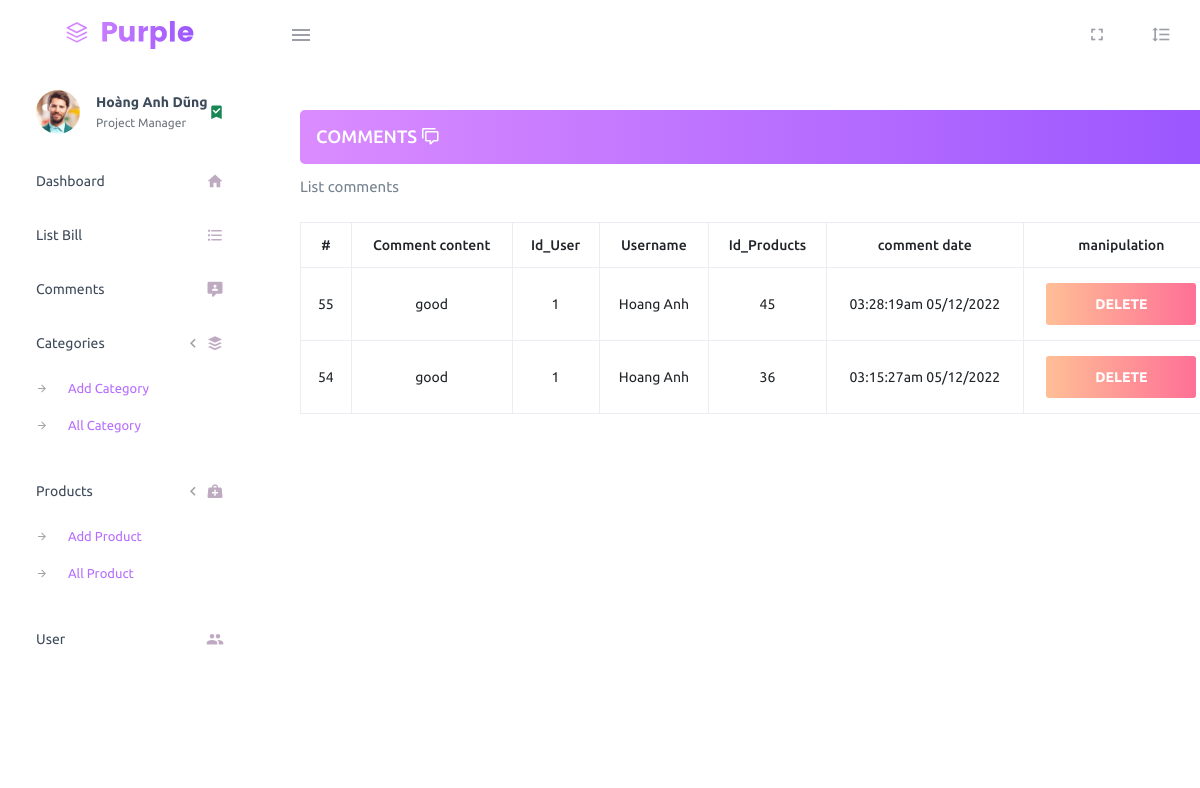
Screenshot of /PurpleAdmin-Free-Admin-Template-master/index.php?act=list_comments with the database file from the repository.
### tables this page shows
CREATE TABLE `comments` (
  `id` int(11) NOT NULL,
  `user` varchar(222) NOT NULL,
  `contents` varchar(225) NOT NULL,
  `id_user` int(10) NOT NULL,
  `id_pro` int(10) NOT NULL,
  `comment_date` varchar(40) NOT NULL
);

### model/pdo.php (called while the page is built, shortened)
<?php
function pdo_get_connection(){
    $dburl = "mysql:host=localhost;dbname=duanone;charset=utf8";
    $username = 'root';
    $password = '';
    $conn = new PDO($dburl, $username, $password);
    $conn->setAttribute(PDO::ATTR_ERRMODE, PDO::ERRMODE_EXCEPTION);
    return $conn;
}
function pdo_query($sql){
    $sql_args = array_slice(func_get_args(), 1);
    try{
        $conn = pdo_get_connection();
        $stmt = $conn->prepare($sql);
        $stmt->execute($sql_args);
        $rows = $stmt->fetchAll();
        return $rows;
    }
    catch(PDOException $e){
        throw $e;
    }
    finally{
        unset($conn);
    }
}

### model/comment.php (called while the page is built, shortened)
<?php
function loadall_comments($id_pro){
    $sql ="select * from comments where 1";
    if($id_pro > 0) $sql .= " AND id_pro='".$id_pro."'";
    else
    $sql .= " order by id desc";
    $list_comments = pdo_query($sql);
    return $list_comments;
}
?>

### PurpleAdmin-Free-Admin-Template-master/pages/comment/cmt_user.php (the view, shortened to what this page needs)
        <div class="col-lg-10 grid-margin stretch-card ">
            <div class="card">
                <div class="card-body justify-content-md-center">
                <h4 class="card-title text-uppercase bg-gradient-primary p-3 text-white rounded-3">Comments     <i class=" mdi mdi-comment-multiple-outline "></i></h4>
                    <p class="card-description"> List comments
                    </p>
                    <div class="table-responsive">
                    <table class="table table-bordered">
                        <thead>
                            <tr>
                                <th class="text-center">#</th>
                                <th class="text-center">Comment content</th>
                                <th class="text-center">Id_User</th>
                                <th class="text-center">Username</th>
                                <th class="text-center">Id_Products</th>
                                <th class="text-center">comment date</th>
                                <th class="text-center">manipulation</th>
                            </tr>
                        </thead>
                        <tbody>
                            <?php
                            foreach ($list_comments as $comments) {
                                extract($comments);
                                $delete_comments = "index.php?act=delete_comments&id=" . $id;
                                echo '
                            <tr>
                            <td class="text-center">' . $id . '</td>
                            <td class="text-center">' . $contents . '</td>
                            <td class="text-center">' . $id_user . '</td>
                            <td class="text-center">' . $user . '</td>
                            <td class="text-center">' . $id_pro . '</td>
                            <td class="text-center">' . $comment_date . '</td>
                            <td class="text-center"> <a href="' . $delete_comments . '"  class="btn btn-gradient-danger btn-fw text-uppercase">delete</a></td>
                        </tr>
                            ';
                            }
                            ?>
                        </tbody>
                    </table>
                    </div>
                    </div>
                </div>
            </div>
        </div>
</body>
</html>

### rows the page displays
comments: id "55", contents "good", id_user "1", user "Hoang Anh", id_pro "45", comment_date "03:28:19am 05/12/2022"
comments: id "54", contents "good", id_user "1", user "Hoang Anh", id_pro "36", comment_date "03:15:27am 05/12/2022"
